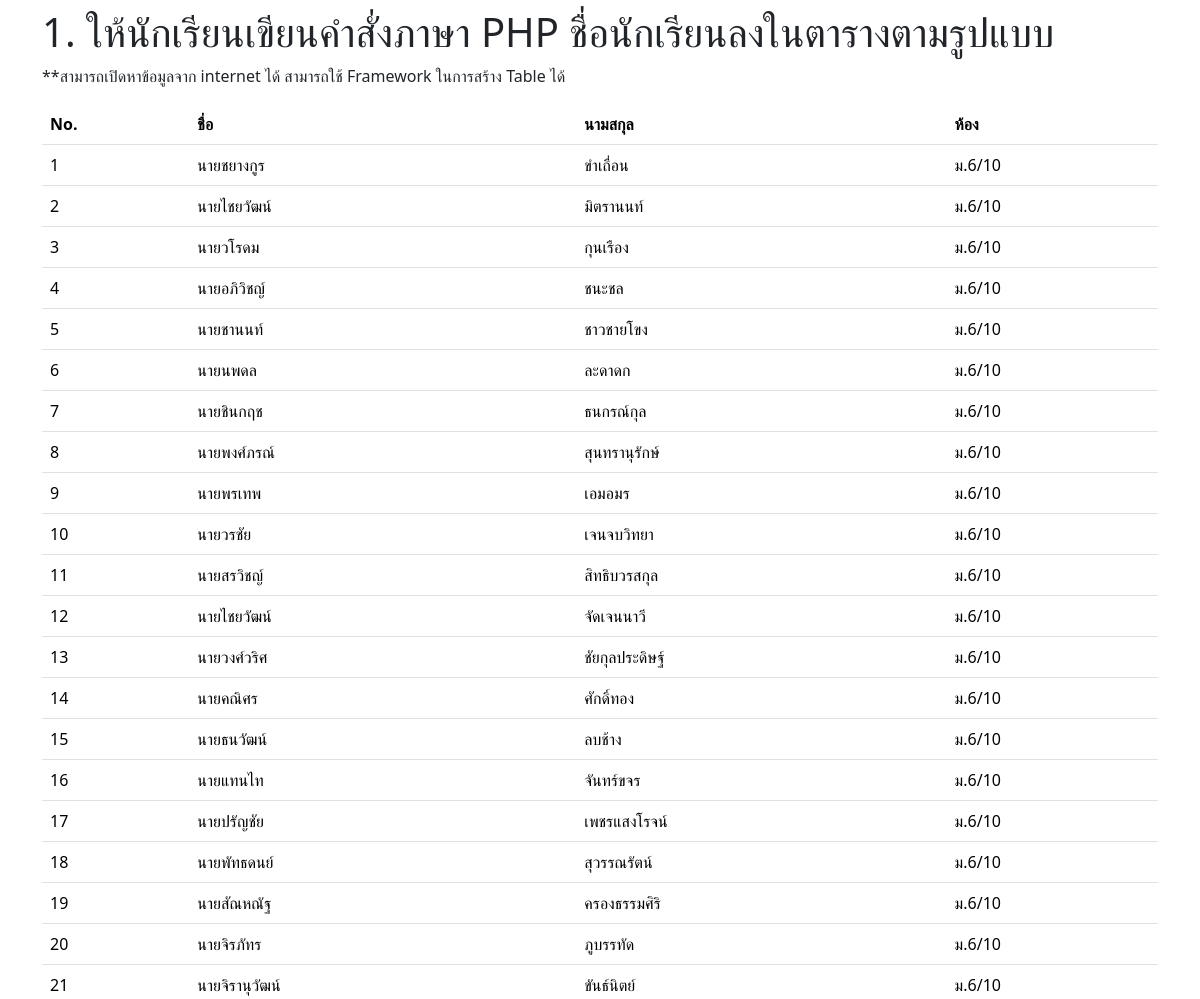
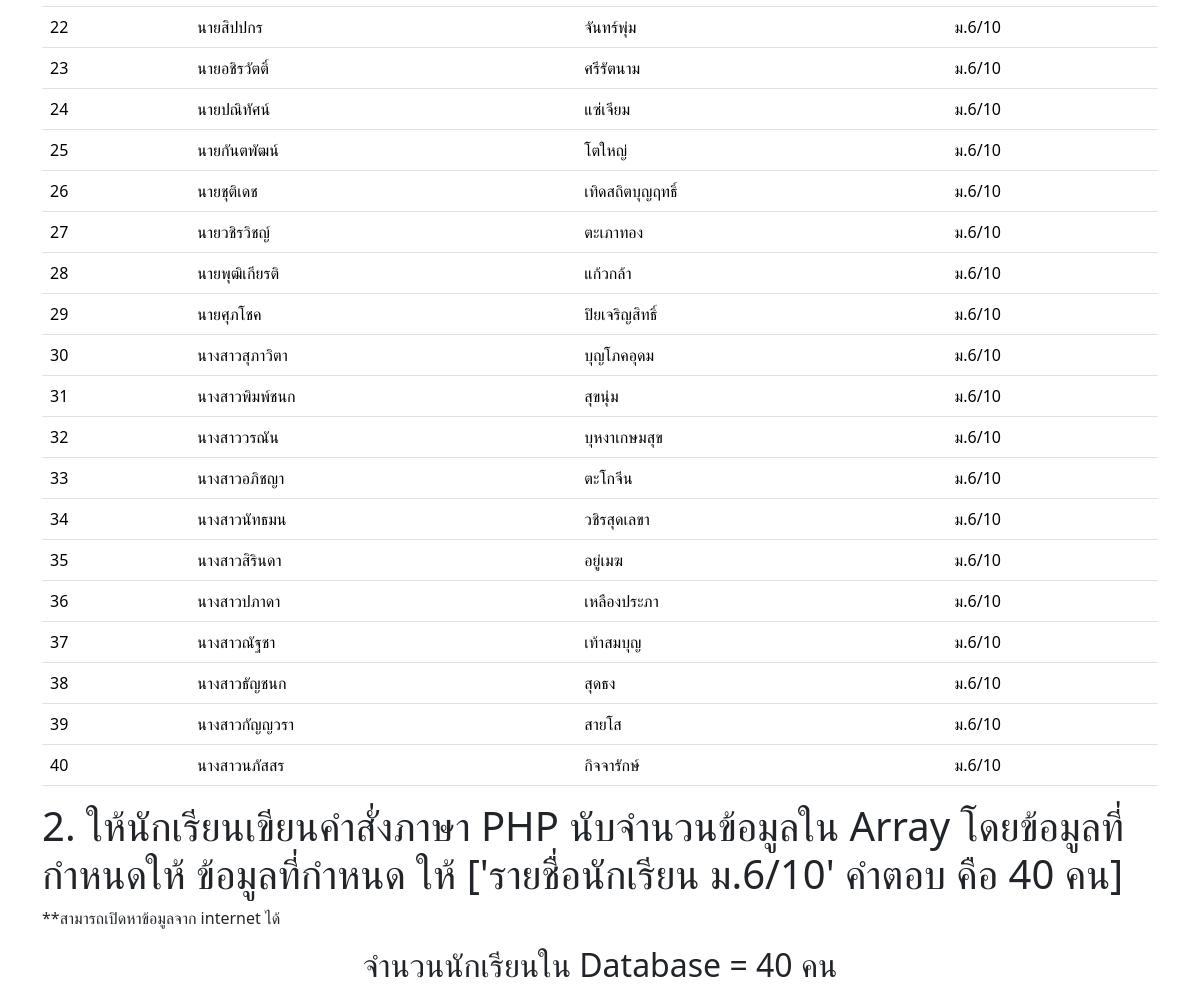
The page / on the database its author committed (2 pictures, top to bottom).
### tables this page shows
CREATE TABLE `students` (
  `id` int(5) NOT NULL,
  `prefix` varchar(6) NOT NULL,
  `fname` varchar(255) NOT NULL,
  `lname` varchar(255) NOT NULL,
  `class` varchar(85) NOT NULL
);

### index.php (the view, shortened to what this page needs)
<?php
    require('dbconnect.php');
    $sql = "SELECT * FROM students ORDER BY prefix DESC, id ASC";
    $result = $conn->query($sql);
    $count = mysqli_num_rows($result);
    $order = 1;
?>
<!DOCTYPE html>
<html lang="en">
<head>
    <link href="https://cdn.jsdelivr.net/npm/bootstrap@5.3.3/dist/css/bootstrap.min.css" rel="stylesheet">
</head>
<body>
    <div class="container py-2">
        <h1>1. ให้นักเรียนเขียนคำสั่งภาษา PHP ชื่อนักเรียนลงในตารางตามรูปแบบ</h1>
        <p>**สามารถเปิดหาข้อมูลจาก internet ได้ สามารถใช้ Framework ในการสร้าง Table ได้</p>
        <table class="table">
    <thead>
        <tr>
        <th scope="col">No.</th>
        <th scope="col">ชื่อ</th>
        <th scope="col">นามสกุล</th>
        <th scope="col">ห้อง</th>
        </tr>
    </thead>
    <tbody>
        <?php while ($row = mysqli_fetch_assoc($result)) {?>
                <tr>
                    <td><?php echo $order++?></td>
                    <td><?php echo $row["prefix"].$row["fname"]?></td>
                    <td><?php echo $row["lname"]?></td>
                    <td><?php echo $row["class"]?></td>
                </tr>
                <?php }?>
    </tbody>
    </table>
    <h1>2. ให้นักเรียนเขียนคำสั่งภาษา PHP นับจำนวนข้อมูลใน Array โดยข้อมูลที่กำหนดให้ ข้อมูลที่กำหนด ให้ ['รายชื่อนักเรียน ม.6/10' คำตอบ คือ 40 คน]</h1>
    <p>**สามารถเปิดหาข้อมูลจาก internet ได้</p>
    <h2 class="text text-center">จำนวนนักเรียนใน Database = <?php echo $count;?> คน</h้>
    </div>
</body>
</html>

### rows shown on the page
students: prefix "นาย", fname "ชยางกูร", lname "ขำเถื่อน", class "ม.6/10"
students: prefix "นาย", fname "ไชยวัฒน์", lname "มิตรานนท์", class "ม.6/10"
students: prefix "นาย", fname "วโรดม", lname "กุนเรือง", class "ม.6/10"
students: prefix "นาย", fname "อภิวิชญ์", lname "ชนะชล", class "ม.6/10"
students: prefix "นาย", fname "ชานนท์", lname "ชาวชายโขง", class "ม.6/10"
students: prefix "นาย", fname "นพดล", lname "ละดาดก", class "ม.6/10"
students: prefix "นาย", fname "ชินกฤช", lname "ธนกรณ์กุล", class "ม.6/10"
students: prefix "นาย", fname "พงศ์ภรณ์", lname "สุนทรานุรักษ์", class "ม.6/10"
students: prefix "นาย", fname "พรเทพ", lname "เอมอมร", class "ม.6/10"
students: prefix "นาย", fname "วรชัย", lname "เจนจบวิทยา", class "ม.6/10"
students: prefix "นาย", fname "สรวิชญ์", lname "สิทธิบวรสกุล", class "ม.6/10"
students: prefix "นาย", fname "ไชยวัฒน์", lname "จัดเจนนาวี", class "ม.6/10"
students: prefix "นาย", fname "วงศ์วริศ", lname "ชัยกุลประดิษฐ์", class "ม.6/10"
students: prefix "นาย", fname "คณิศร", lname "ศักดิ์ทอง", class "ม.6/10"
students: prefix "นาย", fname "ธนวัฒน์", lname "ลบช้าง", class "ม.6/10"
students: prefix "นาย", fname "แทนไท", lname "จันทร์ขจร", class "ม.6/10"
students: prefix "นาย", fname "ปรัญชัย", lname "เพชรแสงโรจน์", class "ม.6/10"
students: prefix "นาย", fname "พัทธดนย์", lname "สุวรรณรัตน์", class "ม.6/10"
students: prefix "นาย", fname "สัณหณัฐ", lname "ครองธรรมศิริ", class "ม.6/10"
students: prefix "นาย", fname "จิรภัทร", lname "ภูบรรทัด", class "ม.6/10"
students: prefix "นาย", fname "จิรานุวัฒน์", lname "ขันธ์นิตย์", class "ม.6/10"
students: prefix "นาย", fname "สิปปกร", lname "จันทร์พุ่ม", class "ม.6/10"
students: prefix "นาย", fname "อชิรวัตติ์", lname "ศรีรัตนาม", class "ม.6/10"
students: prefix "นาย", fname "ปณิทัศน์", lname "แซ่เจียม", class "ม.6/10"
students: prefix "นาย", fname "กันตพัฒน์", lname "โตใหญ่", class "ม.6/10"
students: prefix "นาย", fname "ชุติเดช", lname "เทิดสถิตบุญฤทธิ์", class "ม.6/10"
students: prefix "นาย", fname "วชิรวิชญ์", lname "ตะเภาทอง", class "ม.6/10"
students: prefix "นาย", fname "พุฒิเกียรติ", lname "แก้วกล้า", class "ม.6/10"
students: prefix "นาย", fname "ศุภโชค", lname "ปิยเจริญสิทธิ์", class "ม.6/10"
students: prefix "นางสาว", fname "สุภาวิตา", lname "บุญโภคอุดม", class "ม.6/10"
students: prefix "นางสาว", fname "พิมพ์ชนก", lname "สุขนุ่ม", class "ม.6/10"
students: prefix "นางสาว", fname "วรณัน", lname "บุหงาเกษมสุข", class "ม.6/10"
students: prefix "นางสาว", fname "อภิชญา", lname "ตะโกจีน", class "ม.6/10"
students: prefix "นางสาว", fname "นัทธมน", lname "วชิรสุดเลขา", class "ม.6/10"
students: prefix "นางสาว", fname "สิรินดา", lname "อยู่เมฆ", class "ม.6/10"
students: prefix "นางสาว", fname "ปภาดา", lname "เหลืองประภา", class "ม.6/10"
students: prefix "นางสาว", fname "ณัฐชา", lname "เท้าสมบุญ", class "ม.6/10"
students: prefix "นางสาว", fname "ธัญชนก", lname "สุดธง", class "ม.6/10"
students: prefix "นางสาว", fname "กัญญวรา", lname "สายโส", class "ม.6/10"
students: prefix "นางสาว", fname "นภัสสร", lname "กิจจารักษ์", class "ม.6/10"

### other values the page prints
$count "40"
